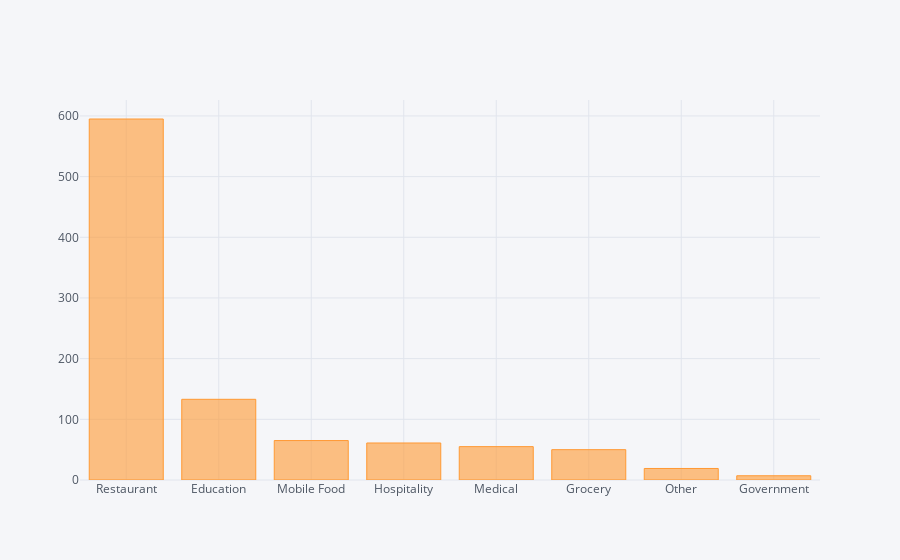

The notebook cell this image was saved under:
### Markdown cell above
# Interactive plotly graphs

### Code cell
# Does not work within GitHub env

from plotly import __version__
from plotly.offline import download_plotlyjs, init_notebook_mode, plot, iplot

# For Notebooks
init_notebook_mode(connected=True)

scoresByCategory.iplot(kind='bar',y='count',x='category')

### Figure 1 — Plotly figure (JSON) as saved in the notebook; plotly's stock layout.template omitted (floating-point values rounded to 4 significant figures)
{"data": [{"marker": {"color": "rgba(255, 153, 51, 0.6)", "line": {"color": "rgba(255, 153, 51, 1.0)", "width": 1}}, "name": "count", "orientation": "v", "text": "", "type": "bar", "x": ["Restaurant", "Education", "Mobile Food", "Hospitality", "Medical", "Grocery", "Other", "Government"], "y": [595, 133, 65, 61, 55, 50, 19, 7]}], "layout": {"legend": {"bgcolor": "#F5F6F9", "font": {"color": "#4D5663"}}, "paper_bgcolor": "#F5F6F9", "plot_bgcolor": "#F5F6F9", "titlefont": {"color": "#4D5663"}, "xaxis1": {"gridcolor": "#E1E5ED", "showgrid": true, "tickfont": {"color": "#4D5663"}, "title": "", "titlefont": {"color": "#4D5663"}, "zerolinecolor": "#E1E5ED"}, "yaxis1": {"gridcolor": "#E1E5ED", "showgrid": true, "tickfont": {"color": "#4D5663"}, "title": "", "titlefont": {"color": "#4D5663"}, "zerolinecolor": "#E1E5ED"}}}
